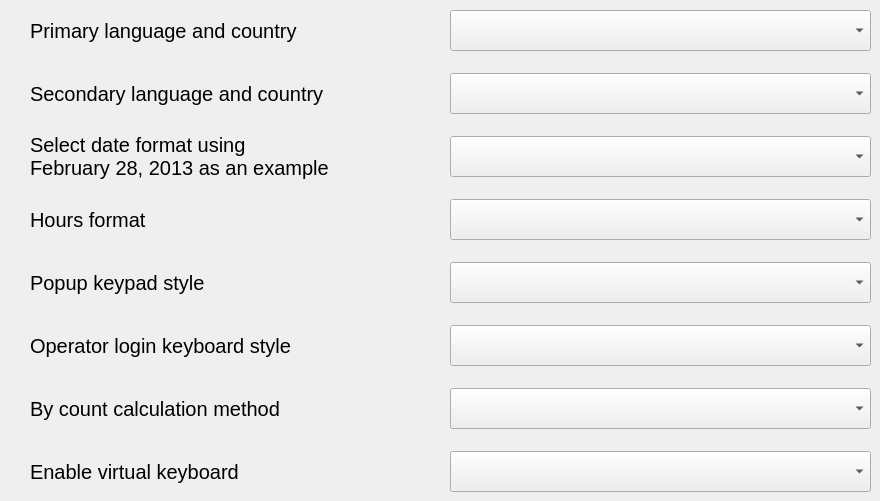
   <widget class="QWidget" name="tab2">
    <attribute name="title">
     <string>System</string>
    </attribute>
    <widget class="QLabel" name="lblLanguageCode">
     <property name="geometry">
      <rect>
       <x>30</x>
       <y>10</y>
       <width>411</width>
       <height>41</height>
      </rect>
     </property>
     <property name="sizePolicy">
      <sizepolicy hsizetype="Fixed" vsizetype="Fixed">
       <horstretch>0</horstretch>
       <verstretch>0</verstretch>
      </sizepolicy>
     </property>
     <property name="minimumSize">
      <size>
       <width>411</width>
       <height>41</height>
      </size>
     </property>
     <property name="maximumSize">
      <size>
       <width>411</width>
       <height>41</height>
      </size>
     </property>
     <property name="font">
      <font>
       <pointsize>15</pointsize>
      </font>
     </property>
     <property name="text">
      <string>Primary language and country</string>
     </property>
     <property name="alignment">
      <set>Qt::AlignLeading|Qt::AlignLeft|Qt::AlignVCenter</set>
     </property>
    </widget>
    <widget class="QComboBox" name="cboLanguageCode">
     <property name="geometry">
      <rect>
       <x>450</x>
       <y>10</y>
       <width>421</width>
       <height>41</height>
      </rect>
     </property>
     <property name="sizePolicy">
      <sizepolicy hsizetype="Fixed" vsizetype="Fixed">
       <horstretch>0</horstretch>
       <verstretch>0</verstretch>
      </sizepolicy>
     </property>
     <property name="minimumSize">
      <size>
       <width>421</width>
       <height>41</height>
      </size>
     </property>
     <property name="maximumSize">
      <size>
       <width>421</width>
       <height>41</height>
      </size>
     </property>
     <property name="font">
      <font>
       <pointsize>15</pointsize>
      </font>
     </property>
    </widget>
    <widget class="QComboBox" name="cboTimeFormat">
     <property name="geometry">
      <rect>
       <x>450</x>
       <y>199</y>
       <width>421</width>
       <height>41</height>
      </rect>
     </property>
     <property name="sizePolicy">
      <sizepolicy hsizetype="Fixed" vsizetype="Fixed">
       <horstretch>0</horstretch>
       <verstretch>0</verstretch>
      </sizepolicy>
     </property>
     <property name="minimumSize">
      <size>
       <width>421</width>
       <height>41</height>
      </size>
     </property>
     <property name="maximumSize">
      <size>
       <width>421</width>
       <height>41</height>
      </size>
     </property>
     <property name="font">
      <font>
       <pointsize>15</pointsize>
      </font>
     </property>
    </widget>
    <widget class="QComboBox" name="cboPopupKeypadStyle">
     <property name="geometry">
      <rect>
       <x>450</x>
       <y>262</y>
       <width>421</width>
       <height>41</height>
      </rect>
     </property>
     <property name="sizePolicy">
      <sizepolicy hsizetype="Fixed" vsizetype="Fixed">
       <horstretch>0</horstretch>
       <verstretch>0</verstretch>
      </sizepolicy>
     </property>
     <property name="minimumSize">
      <size>
       <width>421</width>
       <height>41</height>
      </size>
     </property>
     <property name="maximumSize">
      <size>
       <width>421</width>
       <height>41</height>
      </size>
     </property>
     <property name="font">
      <font>
       <pointsize>15</pointsize>
      </font>
     </property>
    </widget>
    <widget class="QComboBox" name="cboDateStyle">
     <property name="geometry">
      <rect>
       <x>450</x>
       <y>136</y>
       <width>421</width>
       <height>41</height>
      </rect>
     </property>
     <property name="sizePolicy">
      <sizepolicy hsizetype="Fixed" vsizetype="Fixed">
       <horstretch>0</horstretch>
       <verstretch>0</verstretch>
      </sizepolicy>
     </property>
     <property name="minimumSize">
      <size>
       <width>421</width>
       <height>41</height>
      </size>
     </property>
     <property name="maximumSize">
      <size>
       <width>421</width>
       <height>41</height>
      </size>
     </property>
     <property name="font">
      <font>
       <pointsize>15</pointsize>
      </font>
     </property>
    </widget>
    <widget class="QComboBox" name="cboSecLanguageCode">
     <property name="geometry">
      <rect>
       <x>450</x>
       <y>73</y>
       <width>421</width>
       <height>41</height>
      </rect>
     </property>
     <property name="sizePolicy">
      <sizepolicy hsizetype="Fixed" vsizetype="Fixed">
       <horstretch>0</horstretch>
       <verstretch>0</verstretch>
      </sizepolicy>
     </property>
     <property name="minimumSize">
      <size>
       <width>421</width>
       <height>41</height>
      </size>
     </property>
     <property name="maximumSize">
      <size>
       <width>421</width>
       <height>41</height>
      </size>
     </property>
     <property name="font">
      <font>
       <pointsize>15</pointsize>
      </font>
     </property>
    </widget>
    <widget class="QComboBox" name="cboOpLoginKeyboardStyle">
     <property name="geometry">
      <rect>
       <x>450</x>
       <y>325</y>
       <width>421</width>
       <height>41</height>
      </rect>
     </property>
     <property name="sizePolicy">
      <sizepolicy hsizetype="Fixed" vsizetype="Fixed">
       <horstretch>0</horstretch>
       <verstretch>0</verstretch>
      </sizepolicy>
     </property>
     <property name="minimumSize">
      <size>
       <width>421</width>
       <height>41</height>
      </size>
     </property>
     <property name="maximumSize">
      <size>
       <width>421</width>
       <height>41</height>
      </size>
     </property>
     <property name="font">
      <font>
       <pointsize>15</pointsize>
      </font>
     </property>
    </widget>
    <widget class="QLabel" name="lblSecLanguageCode">
     <property name="geometry">
      <rect>
       <x>30</x>
       <y>73</y>
       <width>411</width>
       <height>41</height>
      </rect>
     </property>
     <property name="sizePolicy">
      <sizepolicy hsizetype="Fixed" vsizetype="Fixed">
       <horstretch>0</horstretch>
       <verstretch>0</verstretch>
      </sizepolicy>
     </property>
     <property name="minimumSize">
      <size>
       <width>411</width>
       <height>41</height>
      </size>
     </property>
     <property name="maximumSize">
      <size>
       <width>411</width>
       <height>41</height>
      </size>
     </property>
     <property name="font">
      <font>
       <pointsize>15</pointsize>
      </font>
     </property>
     <property name="text">
      <string>Secondary language and country</string>
     </property>
     <property name="alignment">
      <set>Qt::AlignLeading|Qt::AlignLeft|Qt::AlignVCenter</set>
     </property>
    </widget>
    <widget class="QLabel" name="lblDateStyle">
     <property name="geometry">
      <rect>
       <x>30</x>
       <y>126</y>
       <width>411</width>
       <height>61</height>
      </rect>
     </property>
     <property name="sizePolicy">
      <sizepolicy hsizetype="Fixed" vsizetype="Fixed">
       <horstretch>0</horstretch>
       <verstretch>0</verstretch>
      </sizepolicy>
     </property>
     <property name="minimumSize">
      <size>
       <width>411</width>
       <height>61</height>
      </size>
     </property>
     <property name="maximumSize">
      <size>
       <width>411</width>
       <height>61</height>
      </size>
     </property>
     <property name="font">
      <font>
       <pointsize>15</pointsize>
      </font>
     </property>
     <property name="text">
      <string>Select date format using
February 28, 2013 as an example</string>
     </property>
     <property name="alignment">
      <set>Qt::AlignLeading|Qt::AlignLeft|Qt::AlignVCenter</set>
     </property>
    </widget>
    <widget class="QLabel" name="lbpOpLoginKeyboardStyle">
     <property name="geometry">
      <rect>
       <x>30</x>
       <y>325</y>
       <width>411</width>
       <height>41</height>
      </rect>
     </property>
     <property name="sizePolicy">
      <sizepolicy hsizetype="Fixed" vsizetype="Fixed">
       <horstretch>0</horstretch>
       <verstretch>0</verstretch>
      </sizepolicy>
     </property>
     <property name="minimumSize">
      <size>
       <width>411</width>
       <height>41</height>
      </size>
     </property>
     <property name="maximumSize">
      <size>
       <width>411</width>
       <height>41</height>
      </size>
     </property>
     <property name="font">
      <font>
       <pointsize>15</pointsize>
      </font>
     </property>
     <property name="text">
      <string>Operator login keyboard style</string>
     </property>
     <property name="alignment">
      <set>Qt::AlignLeading|Qt::AlignLeft|Qt::AlignVCenter</set>
     </property>
    </widget>
    <widget class="QLabel" name="lblTimeFormat">
     <property name="geometry">
      <rect>
       <x>30</x>
       <y>199</y>
       <width>411</width>
       <height>41</height>
      </rect>
     </property>
     <property name="sizePolicy">
      <sizepolicy hsizetype="Fixed" vsizetype="Fixed">
       <horstretch>0</horstretch>
       <verstretch>0</verstretch>
      </sizepolicy>
     </property>
     <property name="minimumSize">
      <size>
       <width>411</width>
       <height>41</height>
      </size>
     </property>
     <property name="maximumSize">
      <size>
       <width>411</width>
       <height>41</height>
      </size>
     </property>
     <property name="font">
      <font>
       <pointsize>15</pointsize>
      </font>
     </property>
     <property name="text">
      <string>Hours format</string>
     </property>
     <property name="alignment">
      <set>Qt::AlignLeading|Qt::AlignLeft|Qt::AlignVCenter</set>
     </property>
    </widget>
    <widget class="QLabel" name="lblPopupKeypadStyle">
     <property name="geometry">
      <rect>
       <x>30</x>
       <y>262</y>
       <width>411</width>
       <height>41</height>
      </rect>
     </property>
     <property name="sizePolicy">
      <sizepolicy hsizetype="Fixed" vsizetype="Fixed">
       <horstretch>0</horstretch>
       <verstretch>0</verstretch>
      </sizepolicy>
     </property>
     <property name="minimumSize">
      <size>
       <width>411</width>
       <height>41</height>
      </size>
     </property>
     <property name="maximumSize">
      <size>
       <width>411</width>
       <height>41</height>
      </size>
     </property>
     <property name="font">
      <font>
       <pointsize>15</pointsize>
      </font>
     </property>
     <property name="text">
      <string>Popup keypad style</string>
     </property>
     <property name="alignment">
      <set>Qt::AlignLeading|Qt::AlignLeft|Qt::AlignVCenter</set>
     </property>
    </widget>
    <widget class="QComboBox" name="cboByCountCalculationMethod">
     <property name="geometry">
      <rect>
       <x>450</x>
       <y>388</y>
       <width>421</width>
       <height>41</height>
      </rect>
     </property>
     <property name="sizePolicy">
      <sizepolicy hsizetype="Fixed" vsizetype="Fixed">
       <horstretch>0</horstretch>
       <verstretch>0</verstretch>
      </sizepolicy>
     </property>
     <property name="minimumSize">
      <size>
       <width>421</width>
       <height>41</height>
      </size>
     </property>
     <property name="maximumSize">
      <size>
       <width>421</width>
       <height>41</height>
      </size>
     </property>
     <property name="font">
      <font>
       <pointsize>15</pointsize>
      </font>
     </property>
    </widget>
    <widget class="QLabel" name="lblByCountCalculationMethod">
     <property name="geometry">
      <rect>
       <x>30</x>
       <y>388</y>
       <width>411</width>
       <height>41</height>
      </rect>
     </property>
     <property name="sizePolicy">
      <sizepolicy hsizetype="Fixed" vsizetype="Fixed">
       <horstretch>0</horstretch>
       <verstretch>0</verstretch>
      </sizepolicy>
     </property>
     <property name="minimumSize">
      <size>
       <width>411</width>
       <height>41</height>
      </size>
     </property>
     <property name="maximumSize">
      <size>
       <width>411</width>
       <height>41</height>
      </size>
     </property>
     <property name="font">
      <font>
       <pointsize>15</pointsize>
      </font>
     </property>
     <property name="text">
      <string>By count calculation method</string>
     </property>
     <property name="alignment">
      <set>Qt::AlignLeading|Qt::AlignLeft|Qt::AlignVCenter</set>
     </property>
    </widget>
    <widget class="QLabel" name="lblAlwaysEnableVirtualKeyboard">
     <property name="geometry">
      <rect>
       <x>30</x>
       <y>451</y>
       <width>411</width>
       <height>41</height>
      </rect>
     </property>
     <property name="sizePolicy">
      <sizepolicy hsizetype="Fixed" vsizetype="Fixed">
       <horstretch>0</horstretch>
       <verstretch>0</verstretch>
      </sizepolicy>
     </property>
     <property name="minimumSize">
      <size>
       <width>411</width>
       <height>41</height>
      </size>
     </property>
     <property name="maximumSize">
      <size>
       <width>411</width>
       <height>41</height>
      </size>
     </property>
     <property name="font">
      <font>
       <pointsize>15</pointsize>
      </font>
     </property>
     <property name="text">
      <string>Enable virtual keyboard</string>
     </property>
     <property name="alignment">
      <set>Qt::AlignLeading|Qt::AlignLeft|Qt::AlignVCenter</set>
     </property>
    </widget>
    <widget class="QComboBox" name="cboAlwaysEnableVirtualKeyboard">
     <property name="geometry">
      <rect>
       <x>450</x>
       <y>451</y>
       <width>421</width>
       <height>41</height>
      </rect>
     </property>
     <property name="sizePolicy">
      <sizepolicy hsizetype="Fixed" vsizetype="Fixed">
       <horstretch>0</horstretch>
       <verstretch>0</verstretch>
      </sizepolicy>
     </property>
     <property name="minimumSize">
      <size>
       <width>421</width>
       <height>41</height>
      </size>
     </property>
     <property name="maximumSize">
      <size>
       <width>421</width>
       <height>41</height>
      </size>
     </property>
     <property name="font">
      <font>
       <pointsize>15</pointsize>
      </font>
     </property>
    </widget>
   </widget>
